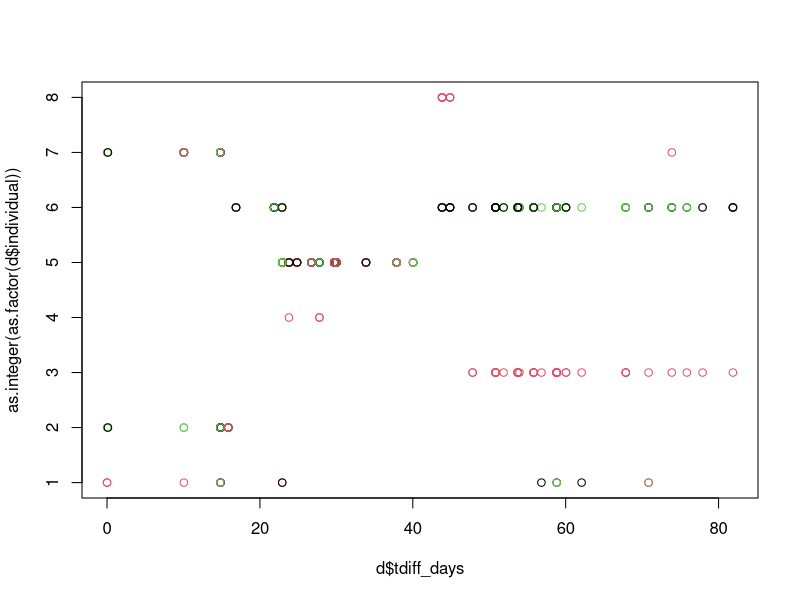
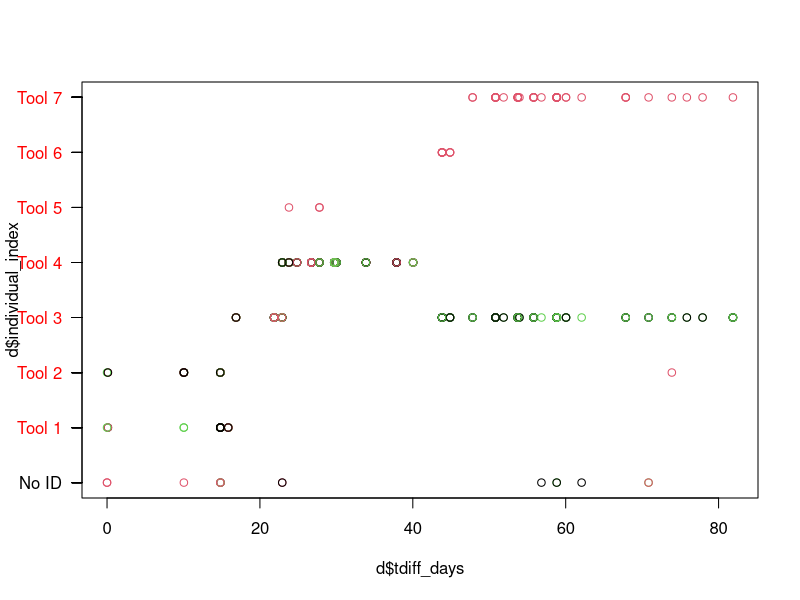
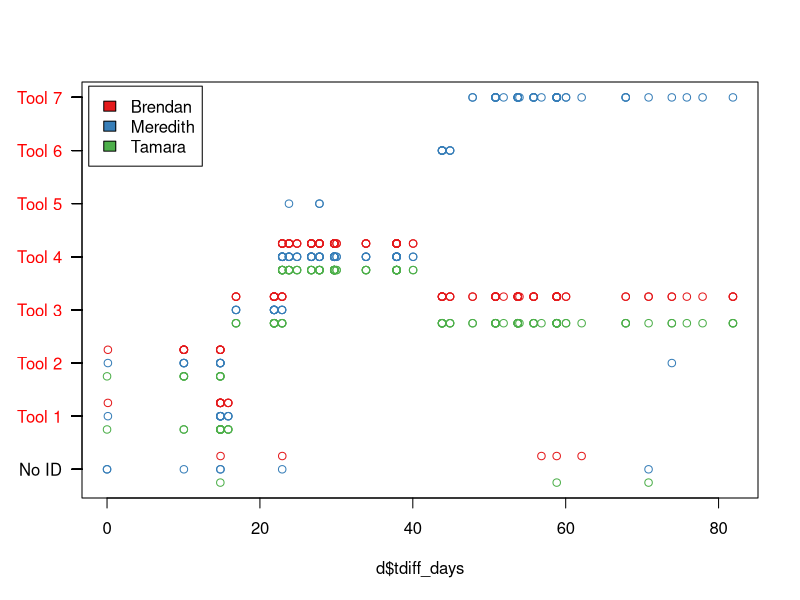
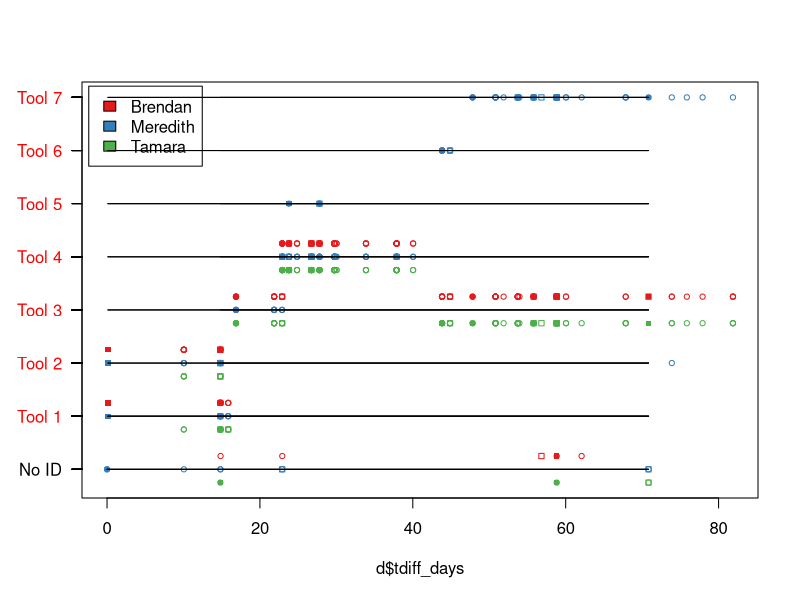

Here is the R script that generated these plots, in order: (Note: this script raises an error after producing the figures.)
library(lubridate)
library(RColorBrewer)

seq <-  read.csv("agouti_output/202012211221-coiba-tool-use-sequences.csv")
obs <- read.csv("agouti_output/202012211220-coiba-tool-use-observations.csv")
beh <- read.csv("agouti_output/202102081715-coiba-tool-use-behaviours.csv")
ind <- read.csv("agouti_output/202012211222-coiba-tool-use-individuals.csv")
str(obs)
str(beh)
str(seq)
str(ind)
unique(obs$observer)
d <- obs[obs$location_label=="CEBUS-02" & obs$scientificName=="Homo",]
d <- d[c("observation_id","scientificName","individual" , "observation_notes" , "behaviours" , "observer" , "sequence_start" , "originalFilename","location_label","link")]
str(d)
d$sequence_start
d$datetime <- ymd_hms(d$sequence_start , tz="America/Panama")

d$tdiff_sec <- d$datetime - min(d$datetime) #time difffernce in seconds from earliest observation in this subset
d$tdiff_min <- d$tdiff_sec/(60)
d$tdiff_hours <- d$tdiff_min/60 
d$tdiff_days <- d$tdiff_hours/24

str(d)
d <- droplevels(d)
d$observer_index <- as.integer(as.factor(d$observer))
plot(d$tdiff_days,as.integer(as.factor(d$individual)) , col=d$observer_index)

ind$individual <- ind$id #create new column to merge
d <- merge(d, ind[, c("name", "individual")], by="individual" , all.x = TRUE) #keeps values from d w/ no individuals
d <- droplevels(d)
d$individual_index <- as.integer(as.factor(d$name)) # convert to integer
d$individual_index <-ifelse(is.na(d$individual_index)==TRUE , 0 , d$individual_index) #turn nas where no tool id is there to 0


###lets add behaviors
beh2 <- beh[, c("name", "id")]
unique(beh$id)
unique(nchar(d$behaviours))
#extract subelements of behaviors into own columns
#i could make this a loop, but life is too short
d$beh_ssh_1 <- ifelse( nchar(d$behaviours)>2 , substr(d$behaviours, 2, 37) , NA ) ##first behavior
d$beh_ssh_2 <- ifelse( nchar( d$behaviours)>38 , substr(d$behaviours, 2+37, 37*2 ) , NA ) ##2 behav
d$beh_ssh_3 <- ifelse( nchar(d$behaviours)>75 , substr(d$behaviours, 2+37*2, 37*3 ) , NA ) ##3 behav
d$beh_ssh_4 <- ifelse( nchar(d$behaviours)>112 , substr(d$behaviours, 2+37*3, 37*4 ) , NA ) ##4 behav
unique(d[c("beh_ssh_1" , "beh_ssh_2")])

#unique behaviors across all 4 columns of behaviors
beh_index_key <- as.data.frame(cbind (
  sort(unique(c(d$beh_ssh_1,d$beh_ssh_2,d$beh_ssh_3,d$beh_ssh_4))) , 
  as.integer(as.factor(sort(unique(c(d$beh_ssh_1,d$beh_ssh_2,d$beh_ssh_3,d$beh_ssh_4)))))
  ))
beh_index_key[,1] <- as.character(beh_index_key[,1])
beh_index_key[,2] <- as.integer(beh_index_key[,2])

#match using key
d$beh_1_index <- match(d$beh_ssh_1, beh_index_key[,"V1"])
d$beh_2_index <- match(d$beh_ssh_2, beh_index_key[,"V1"])
d$beh_3_index <- match(d$beh_ssh_3, beh_index_key[,"V1"])
d$beh_4_index <- match(d$beh_ssh_4, beh_index_key[,"V1"])
beh_ss <- beh[c("id","name")]

d <- merge( d, beh_ss, by.x = "beh_ssh_1", by.y = "id" , all.x=TRUE )
colnames(d)[ncol(d)] <- "beh_1"
d <- merge( d, beh_ss, by.x = "beh_ssh_2", by.y = "id" , all.x=TRUE )
colnames(d)[ncol(d)] <- "beh_2"
d <- merge( d, beh_ss, by.x = "beh_ssh_3", by.y = "id" , all.x=TRUE )
colnames(d)[ncol(d)] <- "beh_3"
d <- merge( d, beh_ss, by.x = "beh_ssh_4", by.y = "id" , all.x=TRUE )
colnames(d)[ncol(d)] <- "beh_4"


plot(d$tdiff_days,d$individual_index , col=d$observer_index , yaxt='n' )
axis(2, at=d$individual_index,labels=d$name.x, col.axis="red", las=2)
axis(2, at=0,labels="No ID", las=2)

f <- c(1,2,3)
f <- (1-(f/2))*0.5

d$individual_index_jitter <- d$individual_index + f[d$observer_index] #jitter for viz comp
col.pal <- brewer.pal(3,"Set1")#set color pallete

#ploit with no behavioral comparisons
plot(d$tdiff_days,d$individual_index_jitter , col=col.pal[d$observer_index] , yaxt='n' , ylab='' )
axis(2, at=d$individual_index,labels=d$name.x, col.axis="red", las=2)
axis(2, at=0,labels="No ID", las=2)
legend("topleft", inset=.01 , c("Brendan" , "Meredith" , "Tamara") , fill=col.pal)
#plot w/ unique poiunts per behavior

#ab line from tool on anvil to tool off anvil
beh_index_key2 <-  merge( beh_index_key, beh_ss, by.x = "V1", by.y = "id" )
beh_index_key2$pch <- c(19,0,NA,NA,NA,1,NA,NA,15)

plot(d$tdiff_days,d$individual_index_jitter , col=col.pal[d$observer_index] , yaxt='n' , ylab='' , pch=beh_index_key2$pch[d$beh_1_index] , cex=0.7)
points(d$tdiff_days,d$individual_index_jitter , col=col.pal[d$observer_index] , yaxt='n' , ylab='' , pch=beh_index_key2$pch[d$beh_2_index] , cex=0.7)
points(d$tdiff_days,d$individual_index_jitter , col=col.pal[d$observer_index] , yaxt='n' , ylab='' , pch=beh_index_key2$pch[d$beh_3_index] , cex=0.7)
points(d$tdiff_days,d$individual_index_jitter , col=col.pal[d$observer_index] , yaxt='n' , ylab='' , pch=beh_index_key2$pch[d$beh_4_index] , cex=0.7)
axis(2, at=d$individual_index,labels=d$name.x, col.axis="red", las=2)
axis(2, at=0,labels="No ID", las=2)
legend("topleft", inset=.01 , c("Brendan" , "Meredith" , "Tamara") , fill=col.pal)
#need per obs behavior column
d[,26:29]
d$bring_tool <-d$tool_on_anvil <- d$take_tool <- d$tool_off_anvil <- 0
beh_index_key2
# 
#   for(j in 1:nrow(d)){
#     for (i in which(names(d)=="beh_1"):which( names(d)=="beh_4")){
#     # d$bring_tool[j] <- ifelse( d[j,i]=="*HS: Bring tool" , 1 , d$bring_tool[j])
#     # d$take_tool[j] <- ifelse( d[j,i]=="*HS: Take tool" , 1 , d$take_tool[j])
#     d$tool_on_anvil[j] <- ifelse( d[j,i]=="*HS: Tool on anvil" , 1 , d$tool_on_anvil[j])
#     # d$tool_off_anvil[j] <- ifelse( d[j,i]=="*HS: Tool off anvil" , 1 , d$tool_off_anvil[j])
#   }
# }


d$tool_on_anvil <- ifelse(d["beh_1"]=="*HS: Tool on anvil" |
                            d["beh_2"]=="*HS: Tool on anvil" |
                            d["beh_3"]=="*HS: Tool on anvil"|
                            d["beh_4"]=="*HS: Tool on anvil", 1 ,0)

d$tool_off_anvil <- ifelse(d["beh_1"]=="*HS: Tool off anvil" |
                            d["beh_2"]=="*HS: Tool off anvil" |
                            d["beh_3"]=="*HS: Tool off anvil"|
                            d["beh_4"]=="*HS: Tool off anvil", 1 ,0 )

d$bring_tool <- ifelse(d["beh_1"]=="*HS: Bring tool" |
                             d["beh_2"]=="*HS: Bring tool" |
                             d["beh_3"]=="*HS: Bring tool" |
                             d["beh_4"]=="*HS: Bring tool" , 1 ,0 )

d$take_tool <- ifelse(d["beh_1"]=="*HS: Take tool" |
                         d["beh_2"]=="*HS: Take tool" |
                         d["beh_3"]=="*HS: Take tool" |
                         d["beh_4"]=="*HS: Take tool" , 1 ,0 )

d$tool_off_anvil[which(is.na(d$tool_off_anvil)== TRUE )] <- 0
d$tool_on_anvil[which(is.na(d$tool_on_anvil)== TRUE )] <- 0
d$bring_tool[which(is.na(d$bring_tool)== TRUE )] <- 0
d$take_tool[which(is.na(d$take_tool)== TRUE )] <- 0

tmin <- min(d$tdiff_days[d$individual_index==1 & d$bring_tool==1 | d$tool_on_anvil==1 & d$observer_index==1])
tmax <- max(d$tdiff_days[d$individual_index==1 & d$take_tool==1 | d$tool_off_anvil==1 & d$observer_index==1])

for (obs in 1:max(d$observer_index)){
  for (toolid in min(d$individual_index):max(d$individual_index) ){
  tmin <- min(d$tdiff_days[d$individual_index==toolid & d$bring_tool==1 | d$tool_on_anvil==1 & d$observer_index==obs])
  tmax <- max(d$tdiff_days[d$individual_index==toolid & d$take_tool==1 | d$tool_off_anvil==1 & d$observer_index==obs])
  segments(tmin,toolid,tmax,toolid)# we might want to exclude some behaviors 
  }
}

tmin <- min(d$tdiff_days[d$individual_index==6 & d$bring_tool==1 | d$tool_on_anvil==1 & d$observer_index==1])
tmax <- max(d$tdiff_days[d$individual_index==6 & d$take_tool==1 | d$tool_off_anvil==1 & d$observer_index==1])

tmin <- min(d$tdiff_days[d$individual_index_jitter==1 & d$bring_tool==1 | d$tool_on_anvil==1 & d$observer_index==1])
tmax <- max(d$tdiff_days[d$individual_index_jitter==1 & d$take_tool==1 | d$tool_off_anvil==1 & d$observer_index==1])
segments(tmin,1,tmax,1)# we might want to exclude some behaviors 
unique(d$beh_1)
min(d$tdiff_days[])


#####create brendan subset
d_bb <- d[d$observer=="Brendan Barrett",]
#####something else to see what are most common species for AI
sort(table(obs$scientificName))

write.csv(d , "tool behav excerpts.csv")


#######Brendan notes
###tool 3 picked up 1st here https://www.agouti.eu/#/project/0e0508af-d3dc-4be6-9806-dbdba5ec3368/annotate/sequence/968dbcf0-bd5d-4c72-bf4d-e82e7e149809

##Tool 3 dropped from anvil here
#Tool 4 moved here off anvil,seq 171 photo 97 https://www.agouti.eu/#/project/0e0508af-d3dc-4be6-9806-dbdba5ec3368/annotate/sequence/0ae02080-c819-4103-a88b-4ac5d92ecb84
